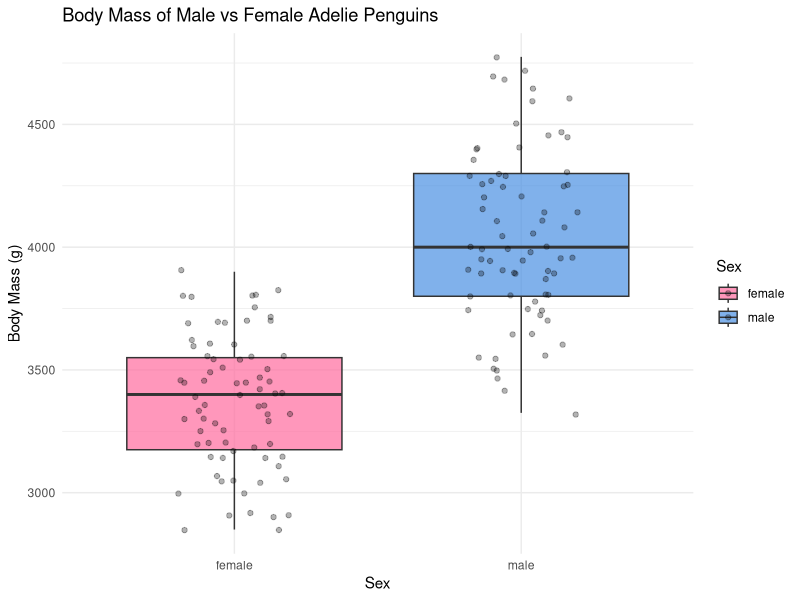
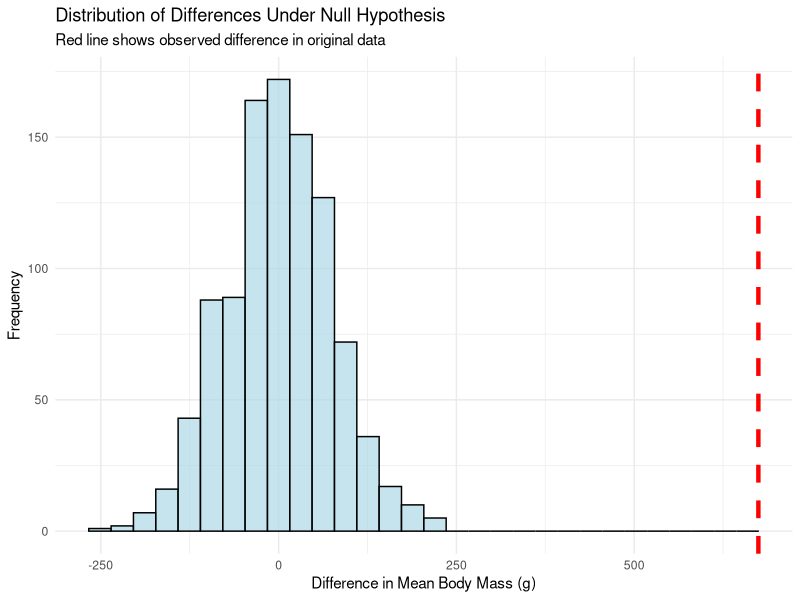

Reproduce these figures in R, in order.
## ---- chunk 1
#| label: setup
library(tidyverse)
library(palmerpenguins)

# Load penguin data
penguins_clean <- penguins |>
  filter(species == "Adelie") |>
  filter(!is.na(body_mass_g), !is.na(sex)) |>
  select(sex, body_mass_g)

# Show first few rows
head(penguins_clean)
## ---- chunk 2
#| label: original-data-plot
ggplot(penguins_clean, aes(x = sex, y = body_mass_g, fill = sex)) +
  geom_boxplot(alpha = 0.7) +
  geom_jitter(width = 0.2, alpha = 0.3) +
  labs(title = "Body Mass of Male vs Female Adelie Penguins",
       x = "Sex",
       y = "Body Mass (g)",
       fill = "Sex") +
  theme_minimal() +
  scale_fill_manual(values = c("female" = "#FF6B9D", "male" = "#4A90E2"))
## ---- chunk 3
#| label: difference-function
# Function to calculate difference in means
calc_diff_means <- function(data) {
  data |>
    group_by(sex) |>
    summarise(mean_mass = mean(body_mass_g)) |>
    summarise(diff = diff(mean_mass)) |>
    pull(diff)
}

# Calculate observed difference
observed_diff <- calc_diff_means(penguins_clean)
observed_diff
## ---- chunk 4
#| label: permutation-simulation
set.seed(123)  # For reproducibility

# Function to permute and calculate difference
permute_and_calc <- function(i, data) {
  data |>
    mutate(sex = sample(sex)) |>  # Randomly shuffle sex labels
    calc_diff_means()
}

# Run 1000 permutations using map_dbl
n_permutations <- 1000
permuted_diffs <- map_dbl(1:n_permutations, ~permute_and_calc(.x, penguins_clean))

# Create data frame for plotting
perm_results <- tibble(
  permutation = 1:n_permutations,
  diff_in_means = permuted_diffs
)

head(perm_results)
## ---- chunk 5
#| label: permutation-plot
ggplot(perm_results, aes(x = diff_in_means)) +
  geom_histogram(bins = 30, fill = "lightblue", color = "black", alpha = 0.7) +
  geom_vline(xintercept = observed_diff, color = "red", linewidth = 1.5, linetype = "dashed") +
  labs(title = "Distribution of Differences Under Null Hypothesis",
       subtitle = "Red line shows observed difference in original data",
       x = "Difference in Mean Body Mass (g)",
       y = "Frequency") +
  theme_minimal()
## ---- chunk 6
#| label: p-value
# Calculate p-value (proportion of permuted differences as extreme as observed)
p_value <- mean(abs(permuted_diffs) >= abs(observed_diff))
p_value
## ---- chunk 7
#| label: results-table
results_summary <- tibble(
  Statistic = c("Observed Difference", "P-Value", "Number of Permutations"),
  Value = c(round(observed_diff, 2), round(p_value, 4), n_permutations)
)

knitr::kable(results_summary, 
             caption = "Permutation Test Results")
